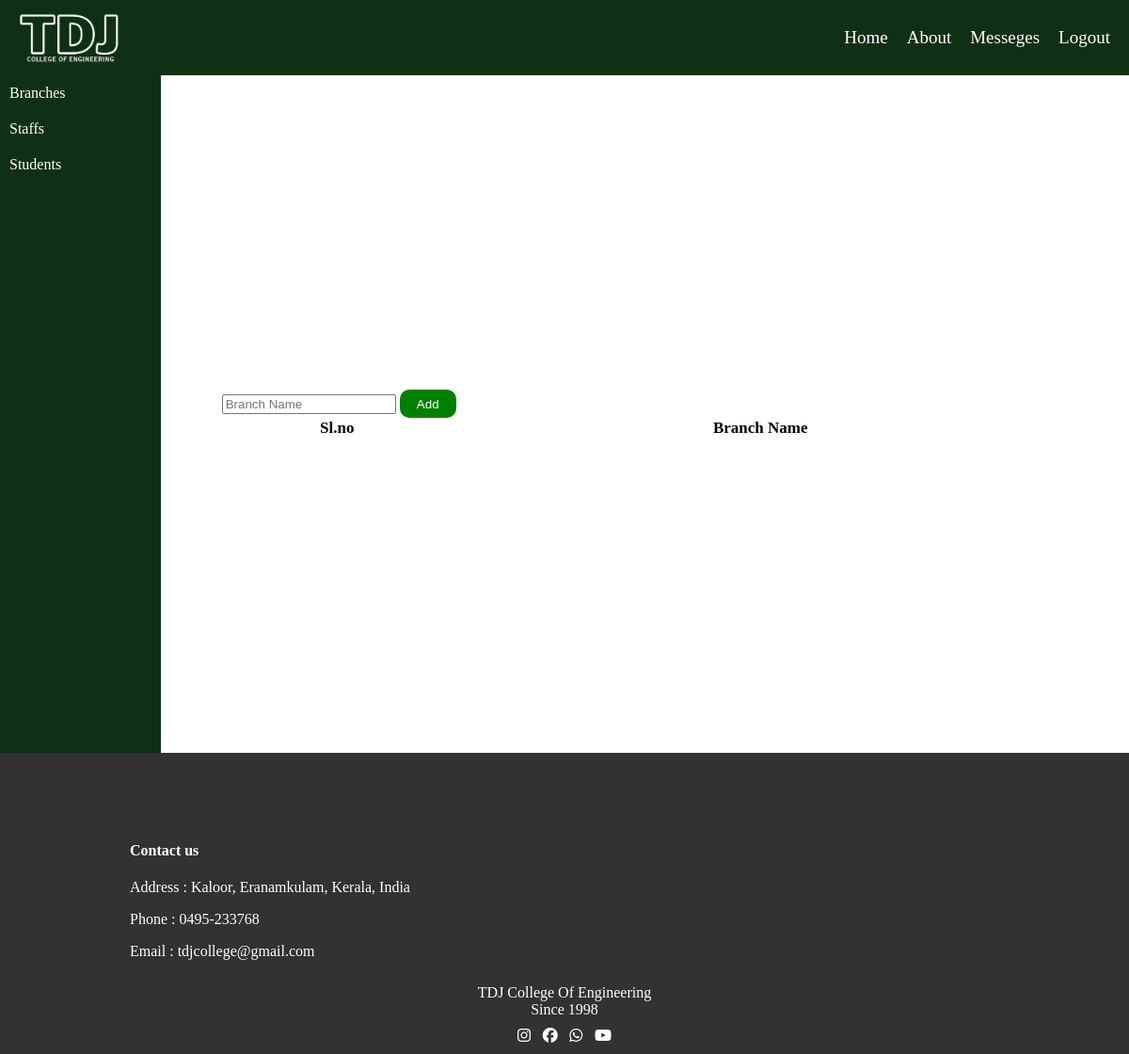
The page /admbranch (signed in) on the database as committed earlier.
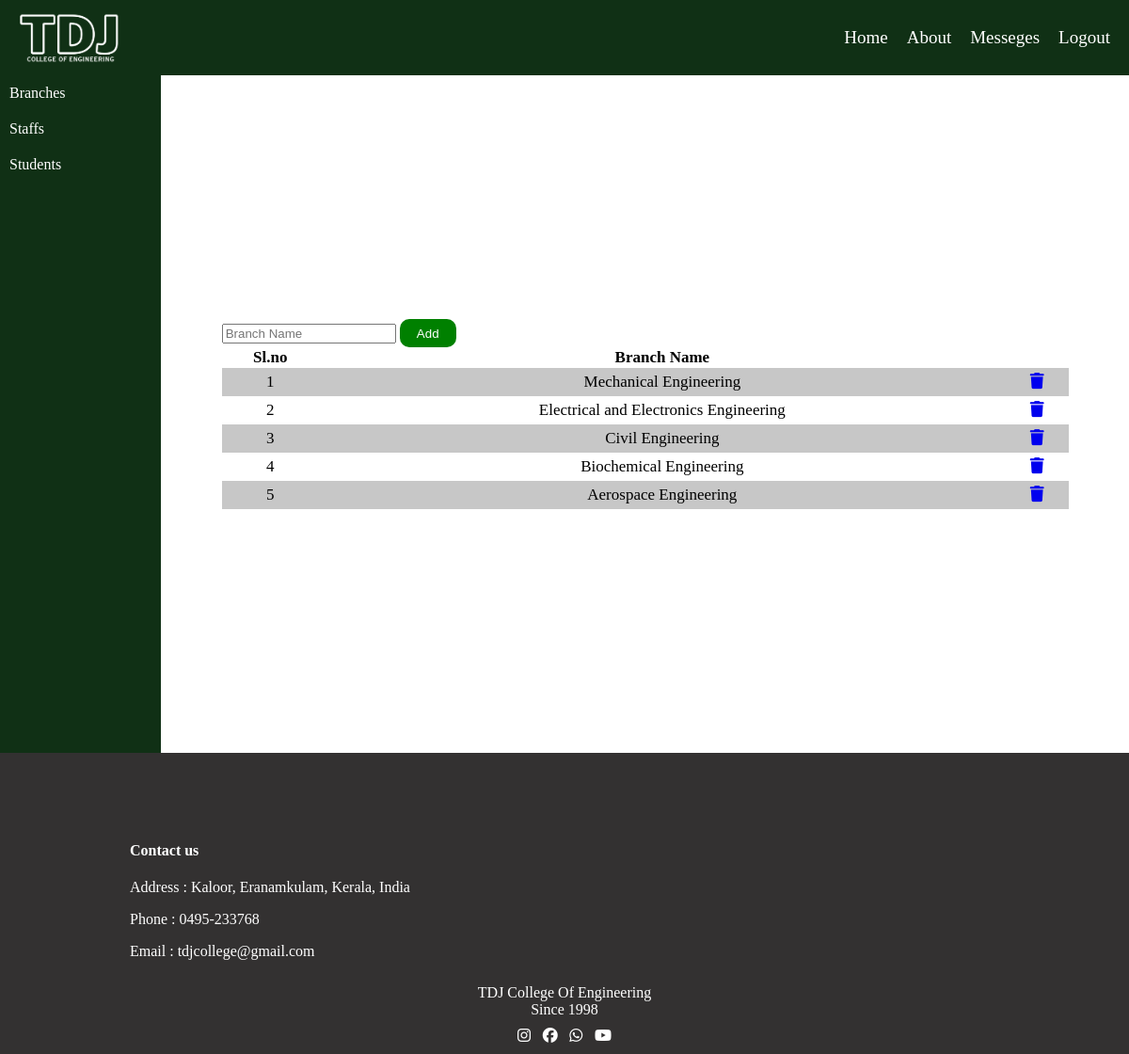
The same page on the database as committed later.
### app/models.py (models this page shows, shortened)
class Branches(models. Model):
    aname=models.ForeignKey(admins,on_delete=models.CASCADE)
    bname=models.TextField()

### app/views.py (the view)
# urls.py: path('admbranch',views.admbranch),
def admbranch(request):
    if 'adm' in request.session:
        data=Branches.objects.filter(aname=admins.objects.get(username=request.session['adm']))
        return render(request,'admin/addbranch.html',{'data':data})
    else:
        return redirect(index)

### templates/admin/addbranch.html (shortened to what this page needs)
<!DOCTYPE html>
<html lang="en">
<head>
    {% load static %}
    <link rel="stylesheet" href="{% static 'css/index.css' %}">
</head>
<body>
    <div class="main">
        <div class="nav">
            <div class="navigation" style="background-color: rgb(16, 48, 21);">
                <div class="logo">
                    <img src="{% static 'images/clogo.png' %}" alt="">
                </div>
                <div class="links">
                    <ul>
                        <a href="" class="service"><li>Home</li></a>
                        <a href="" class="service"><li>About</li></a>
                        <a href="" class="service"><li>Messeges</li></a>
                        <a href="st_login" class="service"><li>Logout</li></a>
                    </ul>
                </div>
            </div>
        </div>
        <div class="admin_main">
            <div class="admin_part1">
                <a href="../admbranch"><div class="nav1">
                    Branches
                </div></a>
                <a href="../admstaff"><div class="nav1">
                    Staffs
                </div></a>
                <a href="../viewstudents"><div class="nav1">
                    Students
                </div></a>
            </div>
            <div class="admin_part2">
            <div class="admbutton">
                <div class="branchadd">
                    <form action="addbranch" method="POST" >
                        <input type="text" name="branchname" id="" placeholder="Branch Name">
                        <input type="submit" value="Add">
                    </form>
                </div>
                <div class="branches">
                    <table>
                        <tr>
                            <th>Sl.no</th>
                            <th>Branch Name</th>
                        </tr>
                        {% for i in data %}
                        <tr>
                            <td>{{forloop.counter}}</td>
                            <td>{{i.bname}}</td>
                            <td><a href="../deletebranch/{{i.pk}}" onclick="return confirm('Are you sure you want to delete this?')"><i class="fa-solid fa-trash"></i></a></td>
                        </tr>
                        {% endfor %}
                    </table>
                </div>
            </div>
            <div class="messege1"  id="messegediv">
            </div>
            </div>
           </div>
        </div>
        <footer style="margin: 0px;">
            <div class="contact">
                <h4>Contact us</h4>
                <p>Address : Kaloor, Eranamkulam, Kerala, India</p>
                <p>Phone : 0495-233768</p>
                <p>Email : tdjcollege@gmail.com</p>
            </div>
            <div class="clg_name">
                <p>TDJ College Of Engineering</p>
                <p>Since 1998</p>
            </div>
            <div class="icons">
                <div class="icon"><i class="fa-brands fa-instagram"></i></div>
                <div class="icon"><i class="fa-brands fa-facebook"></i></div>
                <div class="icon"><i class="fa-brands fa-whatsapp"></i></div>
                <div class="icon"><i class="fa-brands fa-youtube"></i></div>
            </div>
        </footer>
</body>
</html>

Rows that differ between the two databases and show on the page:
added Branches: bname "Mechanical Engineering"
added Branches: bname "Electrical and Electronics Engineering"
added Branches: bname "Civil Engineering"
added Branches: bname "Biochemical Engineering"
added Branches: bname "Aerospace Engineering"
